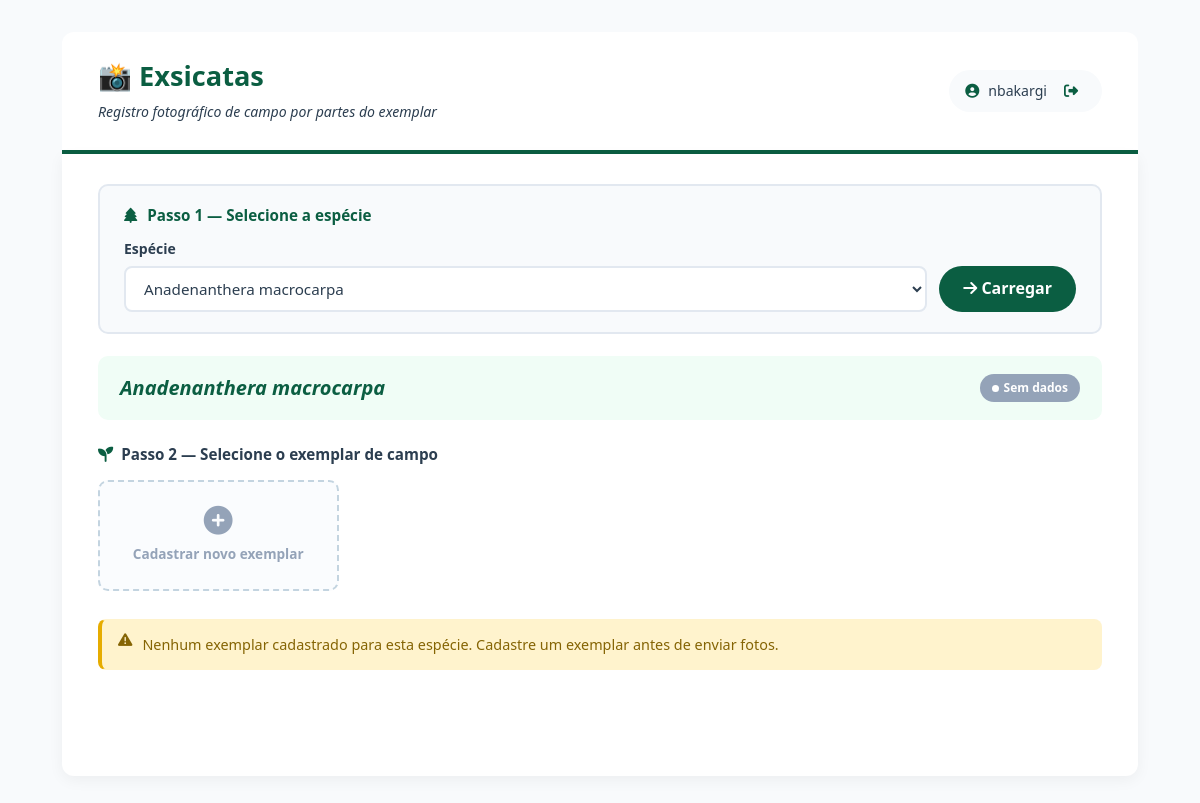
Screenshot of /src/Views/enviar_imagem.php?especie_id=3 (signed in) with the database file from the repository.
### tables this page shows
CREATE TABLE `especies_administrativo` (
  `id` int NOT NULL,
  `nome_cientifico` varchar(255) NOT NULL,
  `status` enum('sem_dados','dados_internet','descrita','registrada','em_revisao','revisada','contestado','publicado') DEFAULT NULL,
  `data_dados_internet` datetime DEFAULT NULL,
  `data_descrita` datetime DEFAULT NULL,
  `data_registrada` datetime DEFAULT NULL,
  `data_revisada` datetime DEFAULT NULL,
  `data_contestado` datetime DEFAULT NULL,
  `data_publicado` datetime DEFAULT NULL,
  `autor_dados_internet_id` int DEFAULT NULL,
  `autor_descrita_id` int DEFAULT NULL,
  `autor_registrada_id` int DEFAULT NULL,
  `autor_revisada_id` int DEFAULT NULL,
  `autor_contestado_id` int DEFAULT NULL,
  `autor_publicado_id` int DEFAULT NULL,
  `motivo_contestado` text,
  `data_primeiro_registro` datetime DEFAULT CURRENT_TIMESTAMP,
  `data_revisao` datetime DEFAULT NULL,
  `observacoes_revisao` text,
  `prioridade` enum('baixa','media','alta','urgente') DEFAULT 'media',
  `atribuido_a` int DEFAULT NULL,
  `data_criacao` timestamp NULL DEFAULT CURRENT_TIMESTAMP,
  `versao_registro` int DEFAULT '1',
  `observacoes` text,
  `data_ultima_atualizacao` datetime DEFAULT CURRENT_TIMESTAMP ON UPDATE CURRENT_TIMESTAMP
);

### src/Views/enviar_imagem.php (the view, shortened to what this page needs)
<?php
require_once __DIR__ . '/../../config/banco_de_dados.php';
$usuario_nome = $_SESSION['usuario_nome'] ?? 'Usuário';
$especie_id  = isset($_GET['especie_id'])  ? (int)$_GET['especie_id']  : 0;
$exemplar_id = isset($_GET['exemplar_id']) ? (int)$_GET['exemplar_id'] : 0;
$especies = $pdo->query("
    SELECT id, nome_cientifico, status
    FROM especies_administrativo
    WHERE status NOT IN ('publicado')
    ORDER BY nome_cientifico
")->fetchAll();
$especie    = null;
$exemplares = [];
$exemplar   = null;
if ($especie_id > 0) {
    $stmt = $pdo->prepare("
        SELECT id, nome_cientifico, status, data_descrita, data_registrada
        FROM especies_administrativo WHERE id = ?
    ");
    $stmt->execute([$especie_id]);
    $especie = $stmt->fetch();
    if ($especie) {
        $stmt = $pdo->prepare("
            SELECT ex.id, ex.codigo, ex.status, ex.numero_etiqueta,
                   ex.cidade, ex.estado, ex.bioma, ex.data_cadastro,
                   ex.foto_identificacao, ex.motivo_rejeicao,
                   u.nome AS especialista_nome
            FROM exemplares ex
            JOIN usuarios u ON u.id = ex.especialista_id
            WHERE ex.especie_id = ?
            ORDER BY
                CASE ex.status
                    WHEN 'aprovado'           THEN 1
                    WHEN 'aguardando_revisao' THEN 2
                    WHEN 'rejeitado'          THEN 3
                END,
                ex.data_cadastro DESC
        ");
        $stmt->execute([$especie_id]);
        $exemplares = $stmt->fetchAll();
    }
}
$status_labels = [
    'sem_dados'      => ['label' => 'Sem dados',      'cor' => '#94a3b8'],
    'dados_internet' => ['label' => 'Dados internet', 'cor' => '#3b82f6'],
    'descrita'       => ['label' => 'Identificada',   'cor' => '#8b5cf6'],
    'registrada'     => ['label' => 'Registrada',     'cor' => '#f59e0b'],
    'em_revisao'     => ['label' => 'Em revisão',     'cor' => '#ef4444'],
    'revisada'       => ['label' => 'Revisada',       'cor' => '#10b981'],
    'publicado'      => ['label' => 'Publicada',      'cor' => 'var(--cor-primaria)'],
];
?>
<!DOCTYPE html>
<html lang="pt-br">
<head>
    <link href="https://cdn.jsdelivr.net/npm/bootstrap@5.3.0/dist/css/bootstrap.min.css" rel="stylesheet">
    <link rel="stylesheet" href="https://cdnjs.cloudflare.com/ajax/libs/font-awesome/6.4.2/css/all.min.css">
    <link rel="stylesheet" href="/penomato_mvp/assets/css/estilo.css">
</head>
<body>
<div class="container">
    <div class="cabecalho">
        <div>
            <h1>📸 Exsicatas</h1>
            <div class="sub">Registro fotográfico de campo por partes do exemplar</div>
        </div>
        <div class="user-pill">
            <i class="fas fa-user-circle"></i>
            <span><?= htmlspecialchars($usuario_nome) ?></span>
            <a href="/penomato_mvp/src/Controllers/auth/logout_controlador.php"
               class="btn-sair" onclick="return confirm('Deseja sair?')">
                <i class="fas fa-sign-out-alt"></i>
            </a>
        </div>
    </div>
    <div class="card-principal">
        <div class="seletor-box">
            <h3><i class="fas fa-tree" style="margin-right:6px"></i> Passo 1 — Selecione a espécie</h3>
            <form class="seletor-row" method="GET" action="">
                <div class="fg">
                    <label>Espécie</label>
                    <select name="especie_id" required>
                        <?php foreach ($especies as $esp): ?>
                            <option value="<?= $esp['id'] ?>"
                                <?= $especie_id == $esp['id'] ? 'selected' : '' ?>>
                                <?= htmlspecialchars($esp['nome_cientifico']) ?>
                            </option>
                        <?php endforeach; ?>
                    </select>
                </div>
                <button type="submit" class="btn-carregar">
                    <i class="fas fa-arrow-right"></i> Carregar
                </button>
            </form>
        </div>
        <?php if ($especie): ?>
            <div class="especie-banner">
                <span class="especie-nome"><?= htmlspecialchars($especie['nome_cientifico']) ?></span>
                <div style="display:flex;gap:8px;flex-wrap:wrap;">
                    <?php $sc = $status_labels[$especie['status']] ?? ['label'=>$especie['status'],'cor'=>'#888']; ?>
                    <span class="badge-status" style="background:<?= $sc['cor'] ?>"><?= $sc['label'] ?></span>
                </div>
            </div>
            <?php if (!$exemplar_id || !$exemplar || $exemplar['status'] !== 'aprovado'): ?>
            <div class="exemplares-titulo">
                <i class="fas fa-seedling" style="color:var(--cor-primaria)"></i>
                Passo 2 — Selecione o exemplar de campo
            </div>
            <div class="exemplares-grid">
                <a href="/penomato_mvp/src/Views/cadastrar_exemplar.php?especie_id=<?= $especie_id ?>"
                   class="btn-novo-exemplar">
                    <i class="fas fa-plus-circle"></i>
                    <span>Cadastrar novo exemplar</span>
                </a>
            </div>
            <?php if (empty($exemplares)): ?>
                <div class="alerta alerta-warning">
                    <i class="fas fa-exclamation-triangle"></i>
                    <span>Nenhum exemplar cadastrado para esta espécie. Cadastre um exemplar antes de enviar fotos.</span>
                </div>
            <?php endif; ?>
            <?php endif;  ?>
        <?php endif; ?>
        <div class="rodape-botoes">
            <a href="/penomato_mvp/src/Views/entrar_colaborador.php" class="btn-voltar">
                <i class="fas fa-arrow-left"></i> Voltar ao Painel
            </a>
        </div>
    </div>
</div>
</body>
</html>

### assets/css/estilo.css (style rules this page uses)
:root { --verde-900: #052e1c; --verde-800: #0b5e42; --verde-700: #0a4c35; --verde-600: #1a7a5a; --verde-400: #34c48a; --verde-100: #e8f5e9; --verde-50: #f0fdf6; --cor-primaria: var(--verde-800); --cor-primaria-hover: var(--verde-700); --cor-primaria-fundo: var(--verde-100); --cinza-900: #1a2634; --cinza-800: #2c3e50; --cinza-600: #475569; --cinza-400: #94a3b8; --cinza-300: #cbd5e1; --cinza-200: #e2e8f0; --cinza-100: #f1f5f9; --cinza-50: #f8fafc; --branco: #ffffff; --sucesso-texto: #155724; --sucesso-fundo: #d4edda; --sucesso-borda: #c3e6cb; --sucesso-cor: #28a745; --perigo-texto: #721c24; --perigo-fundo: #f8d7da; --perigo-borda: #f5c6cb; --perigo-cor: #dc3545; --aviso-texto: #856404; --aviso-fundo: #fff3cd; --aviso-borda: #ffc107; --aviso-cor: #e6ac00; --info-texto: #0c5460; --info-fundo: #d1ecf1; --info-borda: #bee5eb; --info-cor: #17a2b8; --status-sem-dados: #94a3b8; --status-dados-internet:#64748b; --status-descrita: #d97706; --status-registrada: #0891b2; --status-em-revisao: #7c3aed; --status-revisada: #1d4ed8; --status-contestado: #dc2626; --status-publicado: #16a34a; --fonte-principal: 'Segoe UI', Tahoma, Geneva, Verdana, sans-serif; --fonte-mono: 'Courier New', Courier, monospace; --texto-xs: 0.72rem; --texto-sm: 0.85rem; --texto-base: 1rem; --texto-md: 1.05rem; --texto-lg: 1.2rem; --texto-xl: 1.4rem; --texto-2xl: 1.75rem; --texto-3xl: 2.2rem; --peso-normal: 400; --peso-medio: 500; --peso-semi: 600; --peso-bold: 700; --linha-base: 1.6; --linha-apertada:1.3; --linha-larga: 1.8; --esp-1: 4px; --esp-2: 8px; --esp-3: 12px; --esp-4: 16px; --esp-5: 20px; --esp-6: 24px; --esp-8: 32px; --esp-10: 40px; --esp-12: 48px; --esp-16: 64px; --raio-sm: 6px; --raio-md: 10px; --raio-lg: 16px; --raio-xl: 24px; --raio-pill: 999px; --sombra-sm: 0 1px 3px rgba(0,0,0,0.08); --sombra-md: 0 2px 8px rgba(0,0,0,0.10); --sombra-lg: 0 4px 20px rgba(0,0,0,0.13); --sombra-foco:0 0 0 3px rgba(11,94,66,0.18); --transicao: 0.2s ease; }
*, *::before, *::after { box-sizing: border-box; margin: 0; padding: 0; }
html { font-size: 16px; scroll-behavior: smooth; -webkit-text-size-adjust: 100%; }
body { font-family: var(--fonte-principal); font-size: var(--texto-base); line-height: var(--linha-base); color: var(--cinza-800); background: var(--cinza-50); -webkit-font-smoothing: antialiased; }
a { color: var(--cor-primaria); text-decoration: none; }
button, input, select, textarea { font-family: inherit; font-size: inherit; }
h1, h2, h3, h4, h5, h6 { font-weight: var(--peso-bold); line-height: var(--linha-apertada); color: var(--cinza-900); }
h1 { font-size: var(--texto-3xl); }
h3 { font-size: var(--texto-xl); }
.btn-voltar { background: rgba(255,255,255,0.18); color: var(--branco); border: none; padding: var(--esp-2) var(--esp-4); border-radius: var(--raio-pill); font-size: var(--texto-sm); cursor: pointer; text-decoration: none; transition: background var(--transicao); }
.form-campo, input[type="text"], input[type="email"], input[type="password"], input[type="number"], input[type="date"], input[type="url"], select, textarea { width: 100%; padding: var(--esp-3) var(--esp-4); border: 2px solid var(--cinza-200); border-radius: var(--raio-md); font-size: var(--texto-sm); color: var(--cinza-800); background: var(--branco); transition: border-color var(--transicao), box-shadow var(--transicao); line-height: var(--linha-base); }
.alerta { display: flex; align-items: flex-start; gap: var(--esp-3); padding: var(--esp-3) var(--esp-4); border-radius: var(--raio-md); font-size: var(--texto-sm); line-height: var(--linha-base); border: 1px solid transparent; margin-bottom: var(--esp-4); }
.badge-status { display: inline-flex; align-items: center; gap: 5px; padding: 3px var(--esp-3); border-radius: var(--raio-pill); font-size: var(--texto-xs); font-weight: var(--peso-semi); }
.badge-status::before { content: ''; width: 7px; height: 7px; border-radius: 50%; background: currentColor; flex-shrink: 0; }

### rows the page displays
especies_administrativo: nome_cientifico "Anadenanthera macrocarpa", status "Sem dados"

### other values shown
$usuario_nome "nbakargi"
form field especie_id "Anadenanthera macrocarpa"
